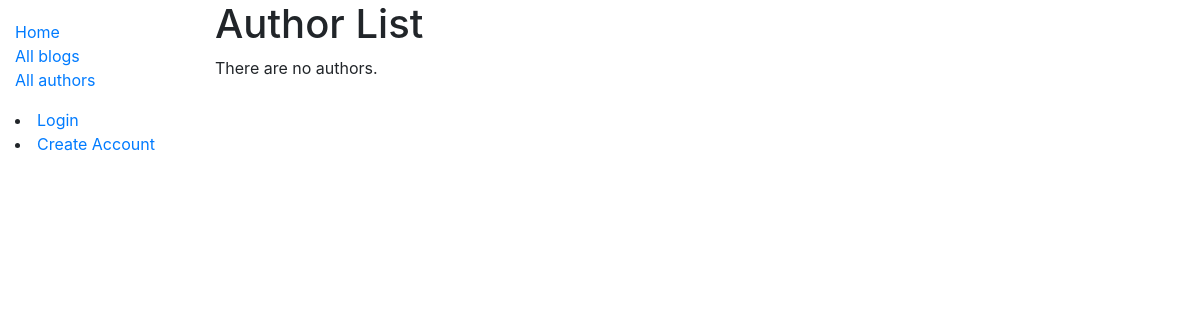
Page /forum/authors/ on the earlier database version.
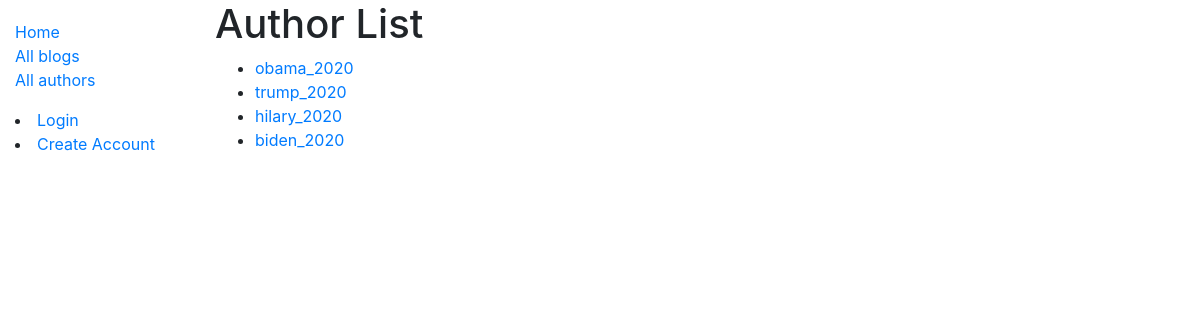
Same page on the later database version.
### forum/models.py (models this page shows, shortened)
class Author(models.Model):
    user = models.OneToOneField(User, on_delete=models.SET_NULL, null=True)
    biography = models.TextField(max_length=400, help_text='Who am I?')
    def __str__(self):
        return self.user.username

### forum/views.py (the view)
# urls.py: path('authors/',              views.AuthorListView.as_view(),       name='authors'),
class AuthorListView(generic.ListView):
    model = Author

### forum/templates/forum/author_list.html
{% extends "base_generic.html" %}
{% block content %}
  <h1>Author List</h1>
  {% if author_list %}
  <ul>
    {% for author in author_list %}
      <li>
        <a href="{% url 'blog-list-by-author' author.pk %}">{{ author }}</a>
      </li>
    {% endfor %}
  </ul>
  {% else %}
    <p>There are no authors.</p>
  {% endif %}
{% endblock %}

Differences in the rows shown:
added Author: user.username "obama_2020"
added Author: user.username "trump_2020"
added Author: user.username "hilary_2020"
added Author: user.username "biden_2020"
Other differences:
text no longer shown: "There are no authors."
